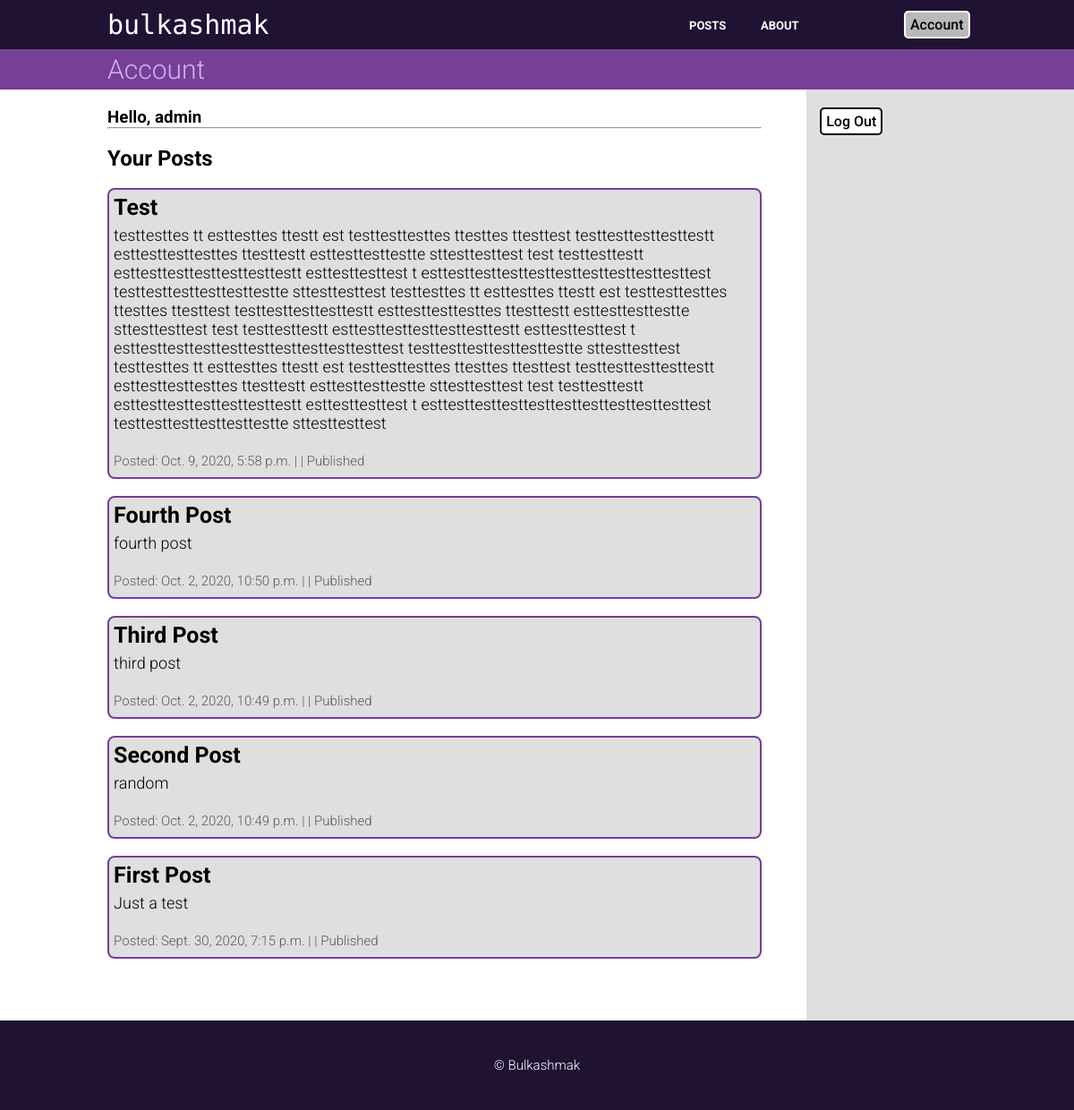
Page /account/ (signed in) on the earlier database version.
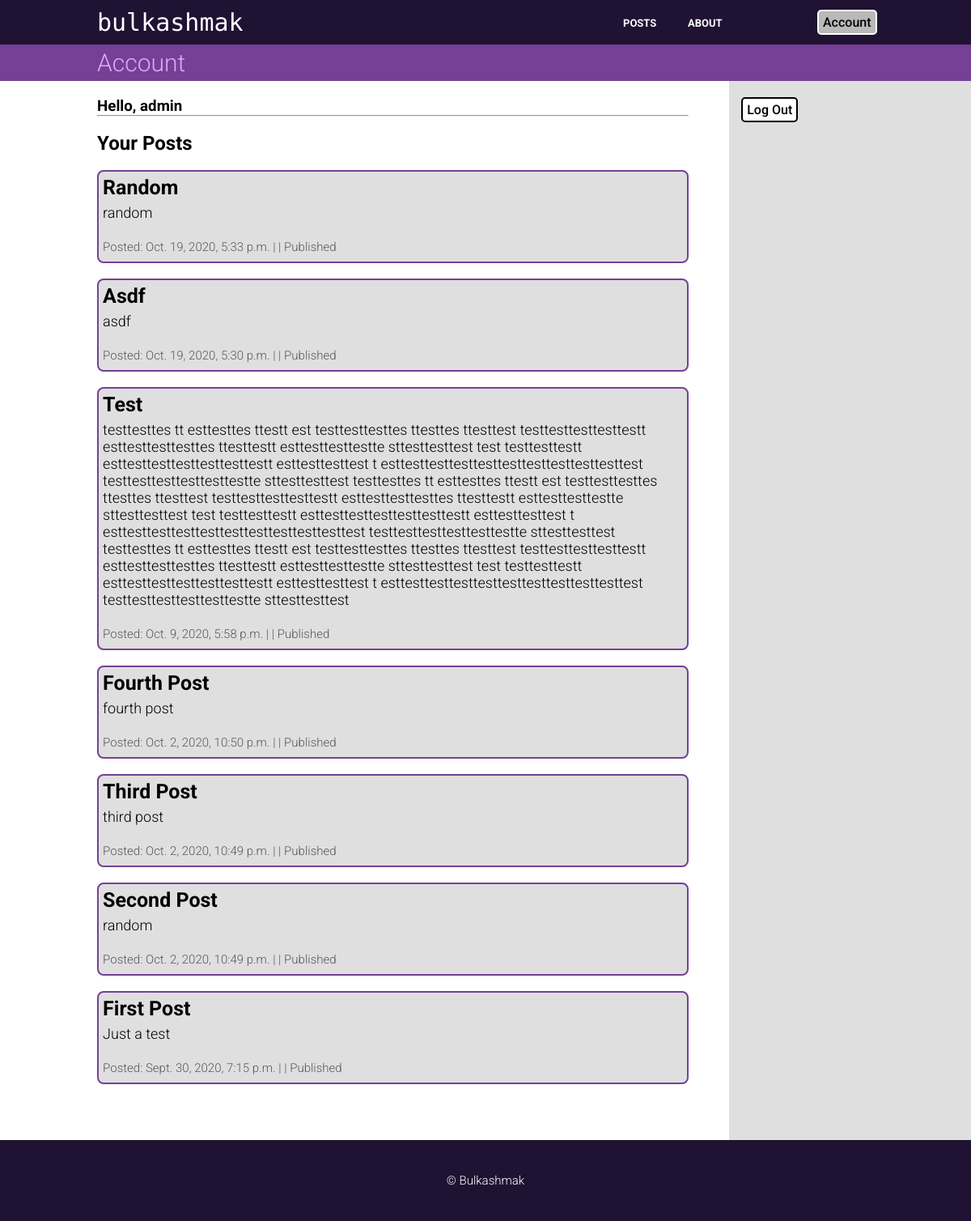
Same page on the later database version.
### posts/models.py (models this page shows, shortened)
class Post(models.Model):
    title = models.CharField(max_length=100)
    slug = models.SlugField(max_length=100,
                            null=False,
                            unique=False)
    author = models.ForeignKey(User,
                               on_delete=models.CASCADE,
                               related_name='blog_posts',
                               default=None)
    content = models.TextField()
    created = models.DateTimeField(verbose_name="When the post was created",
                                   auto_now=True)
    updated = models.DateTimeField(verbose_name="When the post was updated",
                                   auto_now_add=True)
    STATUS = (
        (0, "Draft"),
        (1, "Published")
    )
    status = models.IntegerField(verbose_name="Status of the post",
                                 choices=STATUS,
                                 default=1)
    class Meta:
        ordering = ["-created"]

### users/views.py (the view)
# urls.py: path('', views.account_details, name="account_details"),
def account_details(request):
    posts = Post.objects.filter(author=request.user)
    context = {
        'title': 'Account',
        'posts': posts.order_by('-created'),
    }
    return render(request, 'users/account.html', context)

### users/templates/users/account.html (shortened to what this page needs)
{% extends 'base.html' %}
{% block content %}
    <div class="account">
        <h3>Hello, {{ user.username }}</h3>
        <hr><br>
        <div>
            <h2>Your Posts</h2><br>
            {% for post in posts %}
                <div class="post">
                    <h5>{{ post.title }}</h5>
                    <p>{{ post.content }}</p>
                    <p class="author">
                        Posted: {{ post.created }} | |
                            {% if post.status == 1 %} Published
                            {% else %} Draft
                            {% endif %}
                    </p>
                </div><br>
            {% endfor %}
        </div>
    </div>
{% endblock content %}
{% block sidebar %}
    <a href="{% url 'logout' %}"><button class="create_button" type="button">Log Out</button></a>
{% endblock sidebar %}

Differences in the rows shown:
added Post: title "Random", content "random", created "Oct. 19, 2020, 5:33 p.m.", status "Published"
added Post: title "Asdf", content "asdf", created "Oct. 19, 2020, 5:30 p.m.", status "Published"
